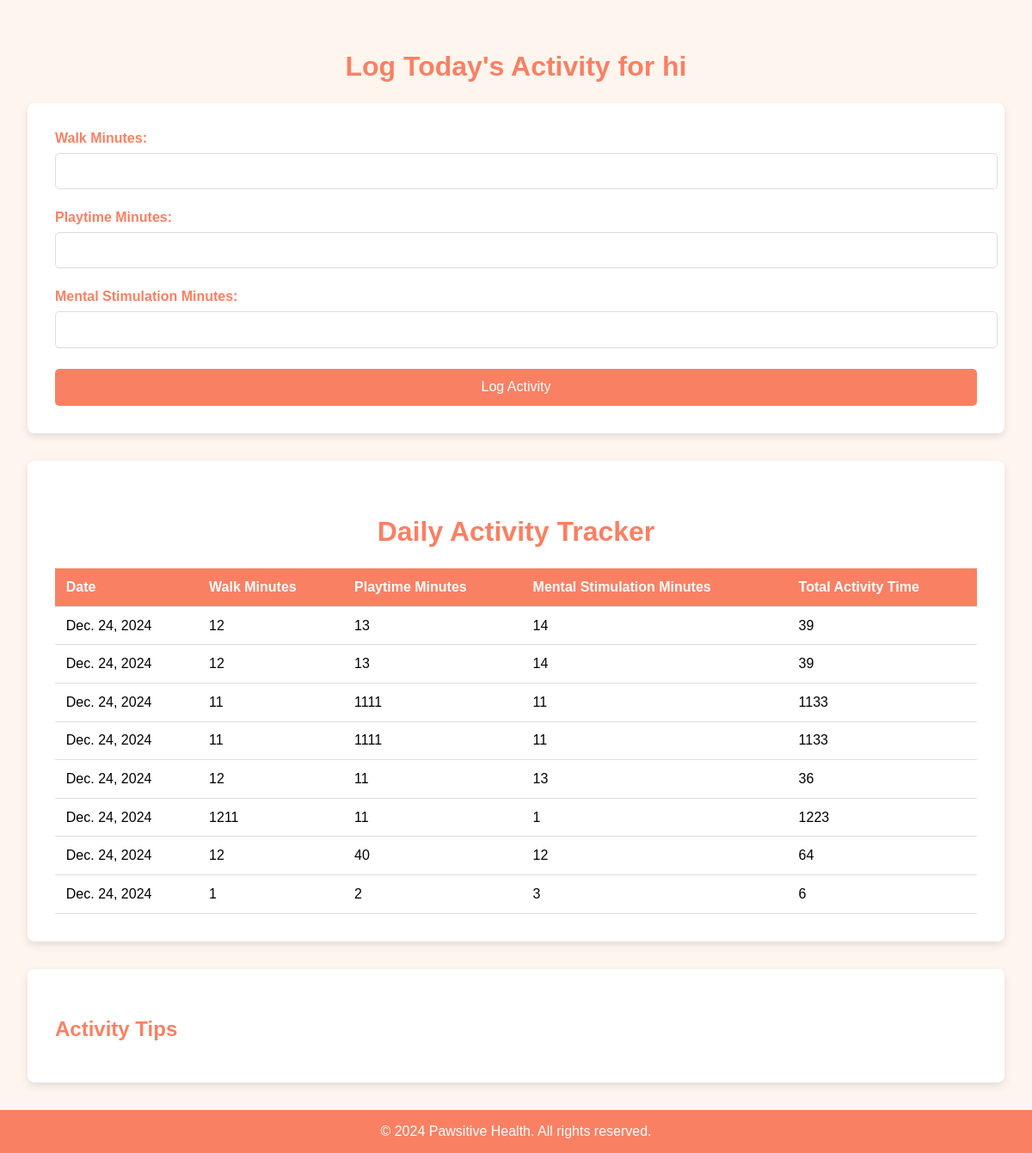
The page /dogs/8/activity/ on the database its author committed.
### healthapp/models.py (models this page shows, shortened)
class DogProfile(models.Model):
    owner = models.ForeignKey(User, on_delete=models.CASCADE, related_name='dogs')
    name = models.CharField(max_length=100)
    breed = models.CharField(max_length=100)
    age = models.IntegerField()
    weight = models.FloatField(help_text="Weight in kilograms", blank=True, null=True)
    disease = models.CharField(max_length=255, blank=True, null=True)
    medications = models.CharField(max_length=255, blank=True, null=True)

class ActivityLog(models.Model):
    dog = models.ForeignKey(DogProfile, on_delete=models.CASCADE, related_name="activities")
    date = models.DateField(auto_now_add=True)
    walk_minutes = models.PositiveIntegerField(default=0)
    playtime_minutes = models.PositiveIntegerField(default=0)
    mental_stimulation_minutes = models.PositiveIntegerField(default=0)

### healthapp/views.py (the view, shortened to what this page needs)
# urls.py: path("dogs/<int:dog_id>/activity/", views.log_activity, name="log_activity"),
def log_activity(request, dog_id):
    dog = get_object_or_404(DogProfile, id=dog_id)
    tips = {}  # To store tips for each category
    activity_logs = ActivityLog.objects.filter(dog=dog).order_by('-date')
    return render(request, "healthapp/log_activity.html", {
        "dog": dog,
        "activity_logs": activity_logs,
        "tips": tips,
    })

### healthapp/templates/healthapp/log_activity.html (shortened to what this page needs)
<!DOCTYPE html>
<html lang="en">
<head>
</head>
<body>
    <section class="container">
        <h2 class="section-title">Log Today's Activity for {{ dog.name }}</h2>
        <form method="POST" class="activity-form">
            <div class="form-group">
                <label for="walks">Walk Minutes:</label>
                <input type="number" id="walks" name="walks" class="input-field" required>
            </div>
            <div class="form-group">
                <label for="playtime">Playtime Minutes:</label>
                <input type="number" id="playtime" name="playtime" class="input-field" required>
            </div>
            <div class="form-group">
                <label for="mental_stimulation">Mental Stimulation Minutes:</label>
                <input type="number" id="mental_stimulation" name="mental_stimulation" class="input-field" required>
            </div>
            <button type="submit" class="btn-submit">Log Activity</button>
        </form>
        <div class="table-container">
            <h3 class="section-title">Daily Activity Tracker</h3>
            {% if activity_logs %}
            <table class="activity-table">
                <thead>
                    <tr>
                        <th>Date</th>
                        <th>Walk Minutes</th>
                        <th>Playtime Minutes</th>
                        <th>Mental Stimulation Minutes</th>
                        <th>Total Activity Time</th>
                    </tr>
                </thead>
                <tbody>
                    {% for log in activity_logs %}
                    <tr>
                        <td>{{ log.date }}</td>
                        <td>{{ log.walk_minutes }}</td>
                        <td>{{ log.playtime_minutes }}</td>
                        <td>{{ log.mental_stimulation_minutes }}</td>
                        <td>{{ log.walk_minutes|add:log.playtime_minutes|add:log.mental_stimulation_minutes }}</td>
                    </tr>
                    {% endfor %}
                </tbody>
            </table>
            {% else %}
            <p>No activity logs available. Start logging activities for {{ dog.name }}!</p>
            {% endif %}
        </div>
        <div class="tips-section">
            <h3>Activity Tips</h3>
        </div>
    </section>
    <footer>
        © 2024 Pawsitive Health. All rights reserved.
    </footer>
</body>
</html>

### healthapp/templates/healthapp/log_activity.html (style rules this page uses)
body, html { margin: 0; padding: 0; font-family: Arial, sans-serif; background-color: #fdf5ee; }
.container { max-width: 1200px; margin: 0 auto; padding: 2rem; }
.section-title { text-align: center; font-size: 2rem; color: #fa8063; margin-bottom: 1.5rem; }
.activity-form { background-color: #fff; padding: 2rem; border-radius: 8px; box-shadow: 0 4px 8px rgba(0, 0, 0, 0.1); margin-bottom: 2rem; }
.form-group { margin-bottom: 1.5rem; }
.form-group label { font-weight: bold; color: #fa8063; display: block; margin-bottom: 0.5rem; }
.input-field { width: 100%; padding: 0.7rem; border: 1px solid #ddd; border-radius: 5px; font-size: 1rem; }
.btn-submit { width: 100%; padding: 0.8rem; background-color: #fa8063; color: #fff; border: none; border-radius: 5px; font-size: 1rem; cursor: pointer; transition: background-color 0.3s ease; }
.table-container { background: #fff; border-radius: 8px; box-shadow: 0 4px 10px rgba(0, 0, 0, 0.1); padding: 2rem; margin-bottom: 2rem; overflow-x: auto; }
.activity-table { width: 100%; border-collapse: collapse; }
.activity-table th, .activity-table td { text-align: left; padding: 0.8rem; border-bottom: 1px solid #ddd; }
.activity-table th { background-color: #fa8063; color: #fff; font-weight: bold; }
.tips-section { background-color: #fff; border-radius: 8px; box-shadow: 0 4px 10px rgba(0, 0, 0, 0.1); padding: 2rem; }
.tips-section h3 { font-size: 1.5rem; color: #fa8063; margin-bottom: 1rem; }
footer { background-color: #fa8063; color: #fff; text-align: center; padding: 1rem 0; }

### rows shown on the page
DogProfile: name "hi"
ActivityLog: date "Dec. 24, 2024", walk_minutes "12", playtime_minutes "13", mental_stimulation_minutes "14", walk_minutes|add "39"
ActivityLog: date "Dec. 24, 2024", walk_minutes "12", playtime_minutes "13", mental_stimulation_minutes "14", walk_minutes|add "39"
ActivityLog: date "Dec. 24, 2024", walk_minutes "11", playtime_minutes "1111", mental_stimulation_minutes "11", walk_minutes|add "1133"
ActivityLog: date "Dec. 24, 2024", walk_minutes "11", playtime_minutes "1111", mental_stimulation_minutes "11", walk_minutes|add "1133"
ActivityLog: date "Dec. 24, 2024", walk_minutes "12", playtime_minutes "11", mental_stimulation_minutes "13", walk_minutes|add "36"
ActivityLog: date "Dec. 24, 2024", walk_minutes "1211", playtime_minutes "11", mental_stimulation_minutes "1", walk_minutes|add "1223"
ActivityLog: date "Dec. 24, 2024", walk_minutes "12", playtime_minutes "40", mental_stimulation_minutes "12", walk_minutes|add "64"
ActivityLog: date "Dec. 24, 2024", walk_minutes "1", playtime_minutes "2", mental_stimulation_minutes "3", walk_minutes|add "6"
